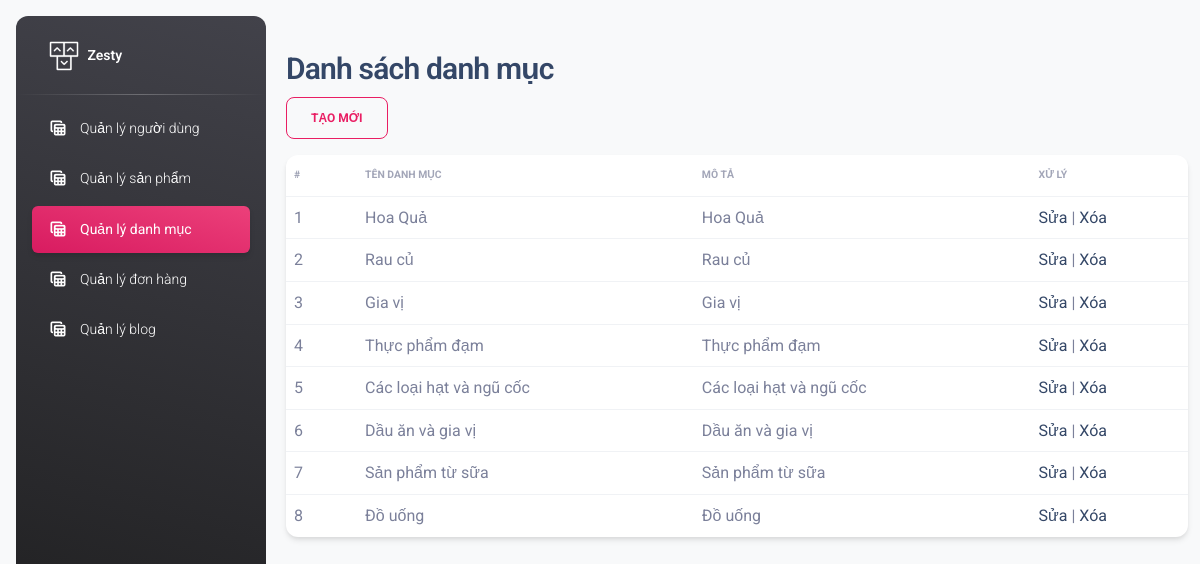
Screenshot of /admin/admin_category.php with the database file from the repository.
### tables this page shows
CREATE TABLE `danhmuc` (
  `MaDanhMuc` int(11) NOT NULL,
  `TenDanhMuc` varchar(255) NOT NULL,
  `MoTa` text DEFAULT NULL
);

### admin/admin_category.php (the view, shortened to what this page needs)
<!DOCTYPE html>
<html lang="en">
<head>
  <?php
    include_once('../components/assets_admin.php');
    include_once('../components/connection.php');
  ?>
</head>
<body class="g-sidenav-show  bg-gray-100">
    <aside class="sidenav navbar navbar-vertical navbar-expand-xs border-0 border-radius-xl my-3 fixed-start ms-3   bg-gradient-dark" id="sidenav-main">
        <div class="sidenav-header">
            <a class="navbar-brand m-0" href=" https://demos.creative-tim.com/material-dashboard/pages/dashboard " target="_blank">
            <img src="../assets_admin/img/logo-ct.png" class="navbar-brand-img h-100" alt="main_logo">
            <span class="ms-1 font-weight-bold text-white">Zesty</span>
            </a>
        </div>
        <hr class="horizontal light mt-0 mb-2">
        <div class="collapse navbar-collapse  w-auto " id="sidenav-collapse-main">
            <ul class="navbar-nav">
            <li class="nav-item">
            <a class="nav-link text-white" href="admin_users_list.php">
                <div class="text-white text-center me-2 d-flex align-items-center justify-content-center">
                    <i class="material-icons opacity-10">table_view</i>
                </div>
                <span class="nav-link-text ms-1">Quản lý người dùng</span>
            </a>
            </li>
            <li class="nav-item">
            <a class="nav-link text-white " href="admin_product.php">
                <div class="text-white text-center me-2 d-flex align-items-center justify-content-center">
                    <i class="material-icons opacity-10">table_view</i>
                </div>
                <span class="nav-link-text ms-1">Quản lý sản phẩm</span>
            </a>
            </li>
            <li class="nav-item">
            <a class="nav-link text-white active bg-gradient-primary" href="admin_category.php">
                <div class="text-white text-center me-2 d-flex align-items-center justify-content-center">
                    <i class="material-icons opacity-10">table_view</i>
                </div>
                <span class="nav-link-text ms-1">Quản lý danh mục</span>
            </a>
            </li>
            <li class="nav-item">
            <a class="nav-link text-white " href="admin_cart.php">
                <div class="text-white text-center me-2 d-flex align-items-center justify-content-center">
                    <i class="material-icons opacity-10">table_view</i>
                </div>
                <span class="nav-link-text ms-1">Quản lý đơn hàng</span>
            </a>
            </li>
            <li class="nav-item">
            <a class="nav-link text-white " href="admin_blog.php">
                <div class="text-white text-center me-2 d-flex align-items-center justify-content-center">
                    <i class="material-icons opacity-10">table_view</i>
                </div>
                <span class="nav-link-text ms-1">Quản lý blog</span>
            </a>
            </li>
        </div>
    </aside>
        <main class="main-content border-radius-lg ">
            <nav class="navbar navbar-main navbar-expand-lg px-0 mx-4 shadow-none border-radius-xl" id="navbarBlur" data-scroll="true">
            <div class="container-fluid py-1 px-3">
            </div>
            </nav>
        <div class="container-fluid py-4">
            <h3>Danh sách danh mục</h3>
            <div>
                <button type="button" class="btn btn-outline-primary" onclick="location.href='admin_add_category.php';">Tạo mới</button>
            </div>
            <div class="card">
                <div class="table-responsive">
                    <table class="table align-items-center mb-0">
                        <thead>
                            <tr>
                                <th class="text-uppercase text-secondary text-xxs font-weight-bolder opacity-7 ps-2">#</th>
                                <th class="text-uppercase text-secondary text-xxs font-weight-bolder opacity-7 ps-2">Tên danh mục</th>
                                <th class="text-uppercase text-secondary text-xxs font-weight-bolder opacity-7 ps-2">Mô tả</th>
                                <th class="text-uppercase text-secondary text-xxs font-weight-bolder opacity-7 ps-2">Xử lý</th>
                            </tr>
                        </thead>
                        <tbody>
                            <?php
                                $query = "SELECT * FROM danhmuc";
                                $result = mysqli_query($conn, $query);
                                if ($result) {
                                    while ($row = mysqli_fetch_assoc($result)) {
                                        echo "<tr>";
                                        echo "<td>" . $row['MaDanhMuc'] . "</td>";
                                        echo "<td>" . $row['TenDanhMuc'] . "</td>";
                                        echo "<td>" . $row['MoTa'] . "</td>";
                                        echo "<td><a href='admin_edit_users.php?id=" . $row['MaDanhMuc'] . "'>Sửa</a> | <a href='admin_delete_user.php?id=" . $row['MaDanhMuc'] . "'>Xóa</a></td>";
                                        echo "</tr>";
                                    }
                                } else {
                                    echo "Error: " . mysqli_error($conn);
                                }
                            ?>
                        </tbody>
                    </table>
                </div>
            </div>
        </div>
        </main>
    </body>
</html>

### components/assets_admin.php (shortened to what this page needs)
<link href="../assets_admin/css/nucleo-icons.css" rel="stylesheet" />
<link href="../assets_admin/css/nucleo-svg.css" rel="stylesheet" />
<link id="pagestyle" href="../assets_admin/css/material-dashboard.css?v=3.1.0" rel="stylesheet" />

### rows the page displays
danhmuc: MaDanhMuc "1", TenDanhMuc "Hoa Quả", MoTa "Hoa Quả"
danhmuc: MaDanhMuc "2", TenDanhMuc "Rau củ", MoTa "Rau củ"
danhmuc: MaDanhMuc "3", TenDanhMuc "Gia vị", MoTa "Gia vị"
danhmuc: MaDanhMuc "4", TenDanhMuc "Thực phẩm đạm", MoTa "Thực phẩm đạm"
danhmuc: MaDanhMuc "5", TenDanhMuc "Các loại hạt và ngũ cốc", MoTa "Các loại hạt và ngũ cốc"
danhmuc: MaDanhMuc "6", TenDanhMuc "Dầu ăn và gia vị", MoTa "Dầu ăn và gia vị"
danhmuc: MaDanhMuc "7", TenDanhMuc "Sản phẩm từ sữa", MoTa "Sản phẩm từ sữa"
danhmuc: MaDanhMuc "8", TenDanhMuc "Đồ uống", MoTa "Đồ uống"
